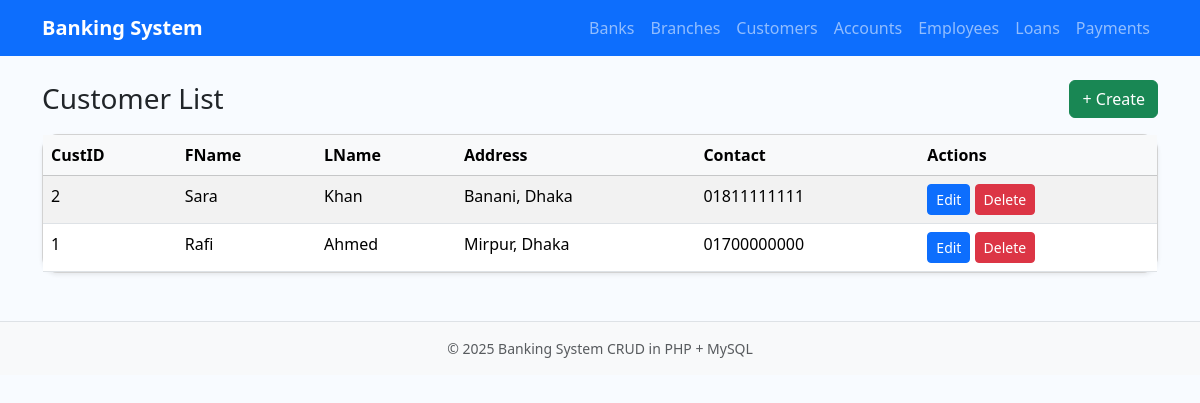
The page /banking_system/customer/list.php on the database its author committed.
### tables this page shows
CREATE TABLE Customer (
    CustID INT AUTO_INCREMENT PRIMARY KEY,
    FName VARCHAR(50) NOT NULL,
    LName VARCHAR(50) NOT NULL,
    Address VARCHAR(200) NOT NULL,
    Contact VARCHAR(20) NOT NULL
);

### banking_system/customer/list.php (the view)
<?php require_once __DIR__ . '/../config/db.php'; ?>
<?php include __DIR__ . '/../includes/header.php'; ?>
<div class="d-flex justify-content-between align-items-center mb-3">
  <h3 class="mb-0 text-capitalize">customer list</h3>
  <a href="/banking_system/customer/create.php" class="btn btn-success">+ Create</a>
</div>
<div class="card shadow-sm">
  <div class="table-responsive">
    <table class="table table-striped table-hover mb-0">
      <thead class="table-light">
        <tr>
          <th>CustID</th>
          <th>FName</th>
          <th>LName</th>
          <th>Address</th>
          <th>Contact</th>
          <th>Actions</th>
        </tr>
      </thead>
      <tbody>
<?php
$sql = "SELECT customer.CustID, customer.FName, customer.LName, customer.Address, customer.Contact FROM customer  ORDER BY customer.CustID DESC";
$res = $conn->query($sql);
if ($res) {
  while ($row = $res->fetch_assoc()) {
    echo "<tr>";
    echo "<td>" . htmlspecialchars($row["CustID"] ?? "") . "</td>";
    echo "<td>" . htmlspecialchars($row["FName"] ?? "") . "</td>";
    echo "<td>" . htmlspecialchars($row["LName"] ?? "") . "</td>";
    echo "<td>" . htmlspecialchars($row["Address"] ?? "") . "</td>";
    echo "<td>" . htmlspecialchars($row["Contact"] ?? "") . "</td>";
    echo "<td>
      <a class='btn btn-sm btn-primary' href='/banking_system/customer/edit.php?id=" . urlencode($row["CustID"]) . "'>Edit</a>
      <a class='btn btn-sm btn-danger' onclick=\"return confirm('Delete this record?');\" href='/banking_system/customer/delete.php?id=" . urlencode($row["CustID"]) . "'>Delete</a>
    </td>";
    echo "</tr>";
  }
}
?>
      </tbody>
    </table>
  </div>
</div>
<?php include __DIR__ . '/../includes/footer.php'; ?>

### banking_system/assets/css/style.css (style rules this page uses)
body { background: #f8fbff; }
.table thead th { white-space: nowrap; }
.card { border-radius: 1rem; }

### rows shown on the page
customer: CustID "2", FName "Sara", LName "Khan", Address "Banani, Dhaka", Contact "01811111111"
customer: CustID "1", FName "Rafi", LName "Ahmed", Address "Mirpur, Dhaka", Contact "01700000000"
